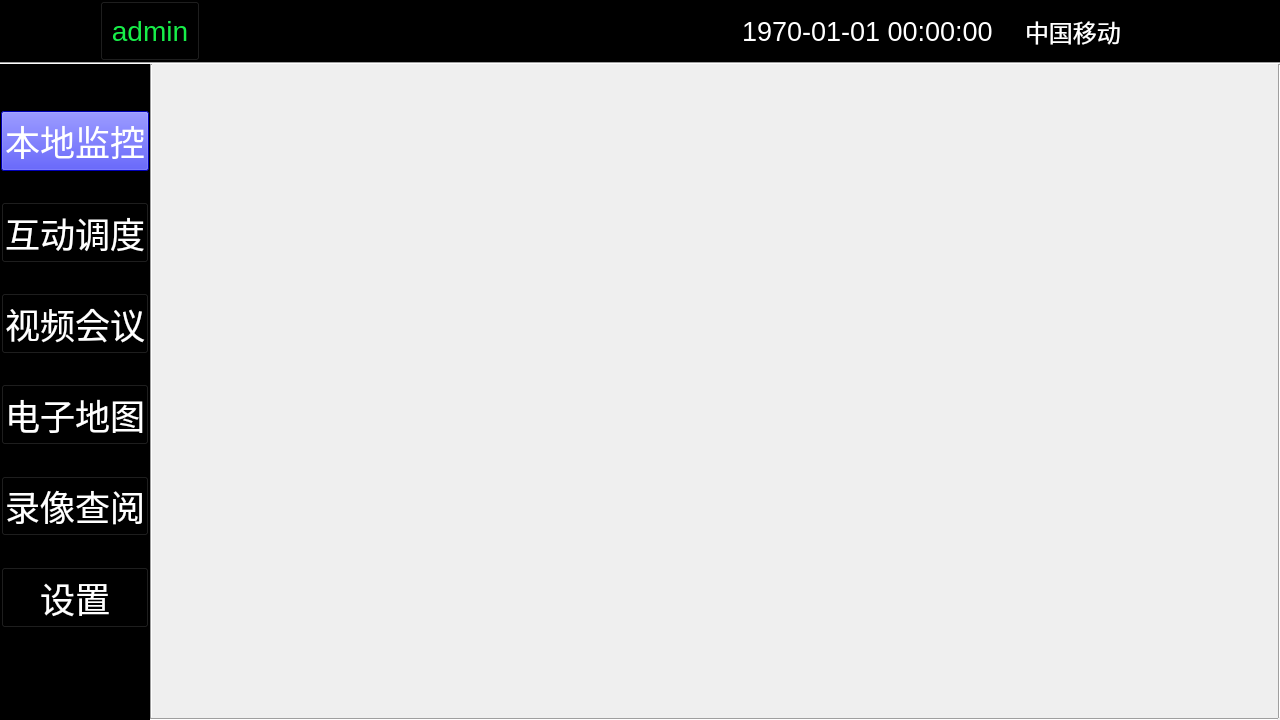
<?xml version="1.0" encoding="UTF-8"?>
<ui version="4.0">
 <class>MainWidget</class>
 <widget class="QWidget" name="MainWidget">
  <property name="geometry">
   <rect>
    <x>0</x>
    <y>0</y>
    <width>1280</width>
    <height>720</height>
   </rect>
  </property>
  <property name="windowTitle">
   <string>MainWidget</string>
  </property>
  <layout class="QGridLayout" name="gridLayout_5">
   <property name="leftMargin">
    <number>0</number>
   </property>
   <property name="topMargin">
    <number>0</number>
   </property>
   <property name="rightMargin">
    <number>0</number>
   </property>
   <property name="bottomMargin">
    <number>0</number>
   </property>
   <property name="spacing">
    <number>0</number>
   </property>
   <item row="0" column="0">
    <layout class="QGridLayout" name="gridLayout_4" rowstretch="1,12" columnstretch="1,8">
     <property name="spacing">
      <number>0</number>
     </property>
     <item row="0" column="0" colspan="2">
      <layout class="QVBoxLayout" name="verticalLayout_2">
       <property name="spacing">
        <number>0</number>
       </property>
       <item>
        <widget class="QFrame" name="frame_status">
         <property name="styleSheet">
          <string notr="true">background-color: rgb(0, 0, 0);</string>
         </property>
         <property name="frameShape">
          <enum>QFrame::StyledPanel</enum>
         </property>
         <property name="frameShadow">
          <enum>QFrame::Raised</enum>
         </property>
         <layout class="QGridLayout" name="gridLayout_3">
          <property name="leftMargin">
           <number>0</number>
          </property>
          <property name="topMargin">
           <number>0</number>
          </property>
          <property name="rightMargin">
           <number>0</number>
          </property>
          <property name="bottomMargin">
           <number>0</number>
          </property>
          <property name="spacing">
           <number>0</number>
          </property>
          <item row="0" column="0">
           <layout class="QHBoxLayout" name="horizontalLayout" stretch="7,10,5,10,120,25,7,10,5,10,5,10,5">
            <property name="spacing">
             <number>0</number>
            </property>
            <item>
             <spacer name="horizontalSpacer">
              <property name="orientation">
               <enum>Qt::Horizontal</enum>
              </property>
              <property name="sizeHint" stdset="0">
               <size>
                <width>40</width>
                <height>20</height>
               </size>
              </property>
             </spacer>
            </item>
            <item>
             <widget class="QLabel" name="label_logo">
              <property name="font">
               <font>
                <pointsize>16</pointsize>
               </font>
              </property>
              <property name="styleSheet">
               <string notr="true">image: url(:/statusLog/resource/icon/logo.png);</string>
              </property>
              <property name="text">
               <string/>
              </property>
             </widget>
            </item>
            <item>
             <spacer name="horizontalSpacer_3">
              <property name="orientation">
               <enum>Qt::Horizontal</enum>
              </property>
              <property name="sizeHint" stdset="0">
               <size>
                <width>13</width>
                <height>57</height>
               </size>
              </property>
             </spacer>
            </item>
            <item>
             <widget class="QPushButton" name="loginBtn">
              <property name="sizePolicy">
               <sizepolicy hsizetype="Minimum" vsizetype="Preferred">
                <horstretch>0</horstretch>
                <verstretch>0</verstretch>
               </sizepolicy>
              </property>
              <property name="minimumSize">
               <size>
                <width>100</width>
                <height>60</height>
               </size>
              </property>
              <property name="maximumSize">
               <size>
                <width>300</width>
                <height>60</height>
               </size>
              </property>
              <property name="font">
               <font>
                <pointsize>21</pointsize>
               </font>
              </property>
              <property name="styleSheet">
               <string notr="true">color: rgb(23, 238, 73);</string>
              </property>
              <property name="text">
               <string>admin</string>
              </property>
              <property name="iconSize">
               <size>
                <width>16</width>
                <height>16</height>
               </size>
              </property>
             </widget>
            </item>
            <item>
             <spacer name="horizontalSpacer_4">
              <property name="orientation">
               <enum>Qt::Horizontal</enum>
              </property>
              <property name="sizeHint" stdset="0">
               <size>
                <width>40</width>
                <height>20</height>
               </size>
              </property>
             </spacer>
            </item>
            <item>
             <widget class="QLabel" name="label_time">
              <property name="font">
               <font>
                <pointsize>20</pointsize>
               </font>
              </property>
              <property name="styleSheet">
               <string notr="true">color: rgb(255, 255, 255);</string>
              </property>
              <property name="text">
               <string>1970-01-01 00:00:00</string>
              </property>
             </widget>
            </item>
            <item>
             <spacer name="horizontalSpacer_5">
              <property name="orientation">
               <enum>Qt::Horizontal</enum>
              </property>
              <property name="sizeHint" stdset="0">
               <size>
                <width>13</width>
                <height>57</height>
               </size>
              </property>
             </spacer>
            </item>
            <item>
             <widget class="QLabel" name="label_operator">
              <property name="font">
               <font>
                <pointsize>18</pointsize>
               </font>
              </property>
              <property name="styleSheet">
               <string notr="true">color: rgb(255, 255, 255);</string>
              </property>
              <property name="text">
               <string>中国移动</string>
              </property>
             </widget>
            </item>
            <item>
             <spacer name="horizontalSpacer_6">
              <property name="orientation">
               <enum>Qt::Horizontal</enum>
              </property>
              <property name="sizeHint" stdset="0">
               <size>
                <width>13</width>
                <height>57</height>
               </size>
              </property>
             </spacer>
            </item>
            <item>
             <widget class="QLabel" name="label_signas">
              <property name="styleSheet">
               <string notr="true">image: url(:/statusLog/resource/icon/信号.png);</string>
              </property>
              <property name="text">
               <string/>
              </property>
             </widget>
            </item>
            <item>
             <spacer name="horizontalSpacer_7">
              <property name="orientation">
               <enum>Qt::Horizontal</enum>
              </property>
              <property name="sizeHint" stdset="0">
               <size>
                <width>13</width>
                <height>57</height>
               </size>
              </property>
             </spacer>
            </item>
            <item>
             <widget class="QLabel" name="label_power">
              <property name="styleSheet">
               <string notr="true">image: url(:/statusLog/resource/icon/电量.png);</string>
              </property>
              <property name="text">
               <string/>
              </property>
             </widget>
            </item>
            <item>
             <spacer name="horizontalSpacer_2">
              <property name="orientation">
               <enum>Qt::Horizontal</enum>
              </property>
              <property name="sizeHint" stdset="0">
               <size>
                <width>40</width>
                <height>20</height>
               </size>
              </property>
             </spacer>
            </item>
           </layout>
          </item>
         </layout>
        </widget>
       </item>
       <item>
        <widget class="Line" name="line">
         <property name="minimumSize">
          <size>
           <width>0</width>
           <height>2</height>
          </size>
         </property>
         <property name="maximumSize">
          <size>
           <width>16777215</width>
           <height>2</height>
          </size>
         </property>
         <property name="orientation">
          <enum>Qt::Horizontal</enum>
         </property>
        </widget>
       </item>
      </layout>
     </item>
     <item row="1" column="0">
      <widget class="QFrame" name="frame_menu">
       <property name="styleSheet">
        <string notr="true">background-color: rgb(0, 0, 0);</string>
       </property>
       <property name="frameShape">
        <enum>QFrame::StyledPanel</enum>
       </property>
       <property name="frameShadow">
        <enum>QFrame::Raised</enum>
       </property>
       <property name="lineWidth">
        <number>0</number>
       </property>
       <layout class="QGridLayout" name="gridLayout">
        <property name="leftMargin">
         <number>0</number>
        </property>
        <property name="topMargin">
         <number>0</number>
        </property>
        <property name="rightMargin">
         <number>0</number>
        </property>
        <property name="bottomMargin">
         <number>0</number>
        </property>
        <property name="spacing">
         <number>0</number>
        </property>
        <item row="0" column="0">
         <layout class="QVBoxLayout" name="verticalLayout" stretch="3,4,2,4,2,4,2,4,2,4,2,4,6">
          <property name="spacing">
           <number>0</number>
          </property>
          <item>
           <spacer name="verticalSpacer">
            <property name="orientation">
             <enum>Qt::Vertical</enum>
            </property>
            <property name="sizeHint" stdset="0">
             <size>
              <width>145</width>
              <height>13</height>
             </size>
            </property>
           </spacer>
          </item>
          <item>
           <widget class="QPushButton" name="pushButton_local_vedio">
            <property name="sizePolicy">
             <sizepolicy hsizetype="Minimum" vsizetype="Preferred">
              <horstretch>0</horstretch>
              <verstretch>0</verstretch>
             </sizepolicy>
            </property>
            <property name="minimumSize">
             <size>
              <width>0</width>
              <height>0</height>
             </size>
            </property>
            <property name="maximumSize">
             <size>
              <width>16777215</width>
              <height>16777215</height>
             </size>
            </property>
            <property name="font">
             <font>
              <pointsize>26</pointsize>
             </font>
            </property>
            <property name="styleSheet">
             <string notr="true">color: rgb(255, 255, 255);
background-color: rgb(0, 0, 255);</string>
            </property>
            <property name="text">
             <string>本地监控</string>
            </property>
           </widget>
          </item>
          <item>
           <spacer name="verticalSpacer_3">
            <property name="orientation">
             <enum>Qt::Vertical</enum>
            </property>
            <property name="sizeHint" stdset="0">
             <size>
              <width>20</width>
              <height>40</height>
             </size>
            </property>
           </spacer>
          </item>
          <item>
           <widget class="QPushButton" name="pushButton_interaction">
            <property name="sizePolicy">
             <sizepolicy hsizetype="Minimum" vsizetype="Preferred">
              <horstretch>0</horstretch>
              <verstretch>0</verstretch>
             </sizepolicy>
            </property>
            <property name="minimumSize">
             <size>
              <width>0</width>
              <height>0</height>
             </size>
            </property>
            <property name="font">
             <font>
              <pointsize>26</pointsize>
             </font>
            </property>
            <property name="styleSheet">
             <string notr="true">color: rgb(255, 255, 255);</string>
            </property>
            <property name="text">
             <string>互动调度</string>
            </property>
           </widget>
          </item>
          <item>
           <spacer name="verticalSpacer_4">
            <property name="orientation">
             <enum>Qt::Vertical</enum>
            </property>
            <property name="sizeHint" stdset="0">
             <size>
              <width>20</width>
              <height>40</height>
             </size>
            </property>
           </spacer>
          </item>
          <item>
           <widget class="QPushButton" name="pushButton_vedio_meet">
            <property name="sizePolicy">
             <sizepolicy hsizetype="Minimum" vsizetype="Preferred">
              <horstretch>0</horstretch>
              <verstretch>0</verstretch>
             </sizepolicy>
            </property>
            <property name="minimumSize">
             <size>
              <width>0</width>
              <height>0</height>
             </size>
            </property>
            <property name="font">
             <font>
              <pointsize>26</pointsize>
             </font>
            </property>
            <property name="styleSheet">
             <string notr="true">color: rgb(255, 255, 255);</string>
            </property>
            <property name="text">
             <string>视频会议</string>
            </property>
           </widget>
          </item>
          <item>
           <spacer name="verticalSpacer_5">
            <property name="orientation">
             <enum>Qt::Vertical</enum>
            </property>
            <property name="sizeHint" stdset="0">
             <size>
              <width>20</width>
              <height>40</height>
             </size>
            </property>
           </spacer>
          </item>
          <item>
           <widget class="QPushButton" name="pushButton_map">
            <property name="sizePolicy">
             <sizepolicy hsizetype="Minimum" vsizetype="Preferred">
              <horstretch>0</horstretch>
              <verstretch>0</verstretch>
             </sizepolicy>
            </property>
            <property name="minimumSize">
             <size>
              <width>0</width>
              <height>0</height>
             </size>
            </property>
            <property name="font">
             <font>
              <pointsize>26</pointsize>
             </font>
            </property>
            <property name="styleSheet">
             <string notr="true">color: rgb(255, 255, 255);</string>
            </property>
            <property name="text">
             <string>电子地图</string>
            </property>
           </widget>
          </item>
          <item>
           <spacer name="verticalSpacer_6">
            <property name="orientation">
             <enum>Qt::Vertical</enum>
            </property>
            <property name="sizeHint" stdset="0">
             <size>
              <width>20</width>
              <height>40</height>
             </size>
            </property>
           </spacer>
          </item>
          <item>
           <widget class="QPushButton" name="pushButton_consult_record">
            <property name="sizePolicy">
             <sizepolicy hsizetype="Minimum" vsizetype="Preferred">
              <horstretch>0</horstretch>
              <verstretch>0</verstretch>
             </sizepolicy>
            </property>
            <property name="minimumSize">
             <size>
              <width>0</width>
              <height>0</height>
             </size>
            </property>
            <property name="font">
             <font>
              <pointsize>26</pointsize>
             </font>
            </property>
            <property name="styleSheet">
             <string notr="true">color: rgb(255, 255, 255);</string>
            </property>
            <property name="text">
             <string>录像查阅</string>
            </property>
           </widget>
          </item>
          <item>
           <spacer name="verticalSpacer_7">
            <property name="orientation">
             <enum>Qt::Vertical</enum>
            </property>
            <property name="sizeHint" stdset="0">
             <size>
              <width>20</width>
              <height>40</height>
             </size>
            </property>
           </spacer>
          </item>
          <item>
           <widget class="QPushButton" name="pushButton_set_para">
            <property name="sizePolicy">
             <sizepolicy hsizetype="Minimum" vsizetype="Preferred">
              <horstretch>0</horstretch>
              <verstretch>0</verstretch>
             </sizepolicy>
            </property>
            <property name="minimumSize">
             <size>
              <width>0</width>
              <height>0</height>
             </size>
            </property>
            <property name="font">
             <font>
              <pointsize>26</pointsize>
             </font>
            </property>
            <property name="styleSheet">
             <string notr="true">color: rgb(255, 255, 255);</string>
            </property>
            <property name="text">
             <string>设置</string>
            </property>
           </widget>
          </item>
          <item>
           <spacer name="verticalSpacer_2">
            <property name="orientation">
             <enum>Qt::Vertical</enum>
            </property>
            <property name="sizeHint" stdset="0">
             <size>
              <width>20</width>
              <height>40</height>
             </size>
            </property>
           </spacer>
          </item>
         </layout>
        </item>
       </layout>
      </widget>
     </item>
     <item row="1" column="1">
      <layout class="QGridLayout" name="gridLayout_2">
       <property name="spacing">
        <number>0</number>
       </property>
       <item row="0" column="0">
        <widget class="Line" name="line_3">
         <property name="minimumSize">
          <size>
           <width>2</width>
           <height>0</height>
          </size>
         </property>
         <property name="maximumSize">
          <size>
           <width>2</width>
           <height>16777215</height>
          </size>
         </property>
         <property name="orientation">
          <enum>Qt::Vertical</enum>
         </property>
        </widget>
       </item>
       <item row="0" column="1">
        <widget class="QWidget" name="widget_central_show" native="true"/>
       </item>
       <item row="0" column="2">
        <widget class="Line" name="line_4">
         <property name="minimumSize">
          <size>
           <width>2</width>
           <height>0</height>
          </size>
         </property>
         <property name="maximumSize">
          <size>
           <width>2</width>
           <height>16777215</height>
          </size>
         </property>
         <property name="orientation">
          <enum>Qt::Vertical</enum>
         </property>
        </widget>
       </item>
       <item row="1" column="0" colspan="2">
        <widget class="Line" name="line_2">
         <property name="minimumSize">
          <size>
           <width>0</width>
           <height>2</height>
          </size>
         </property>
         <property name="maximumSize">
          <size>
           <width>16777215</width>
           <height>2</height>
          </size>
         </property>
         <property name="orientation">
          <enum>Qt::Horizontal</enum>
         </property>
        </widget>
       </item>
      </layout>
     </item>
    </layout>
   </item>
  </layout>
 </widget>
 <layoutdefault spacing="6" margin="11"/>
 <resources/>
 <connections/>
</ui>
